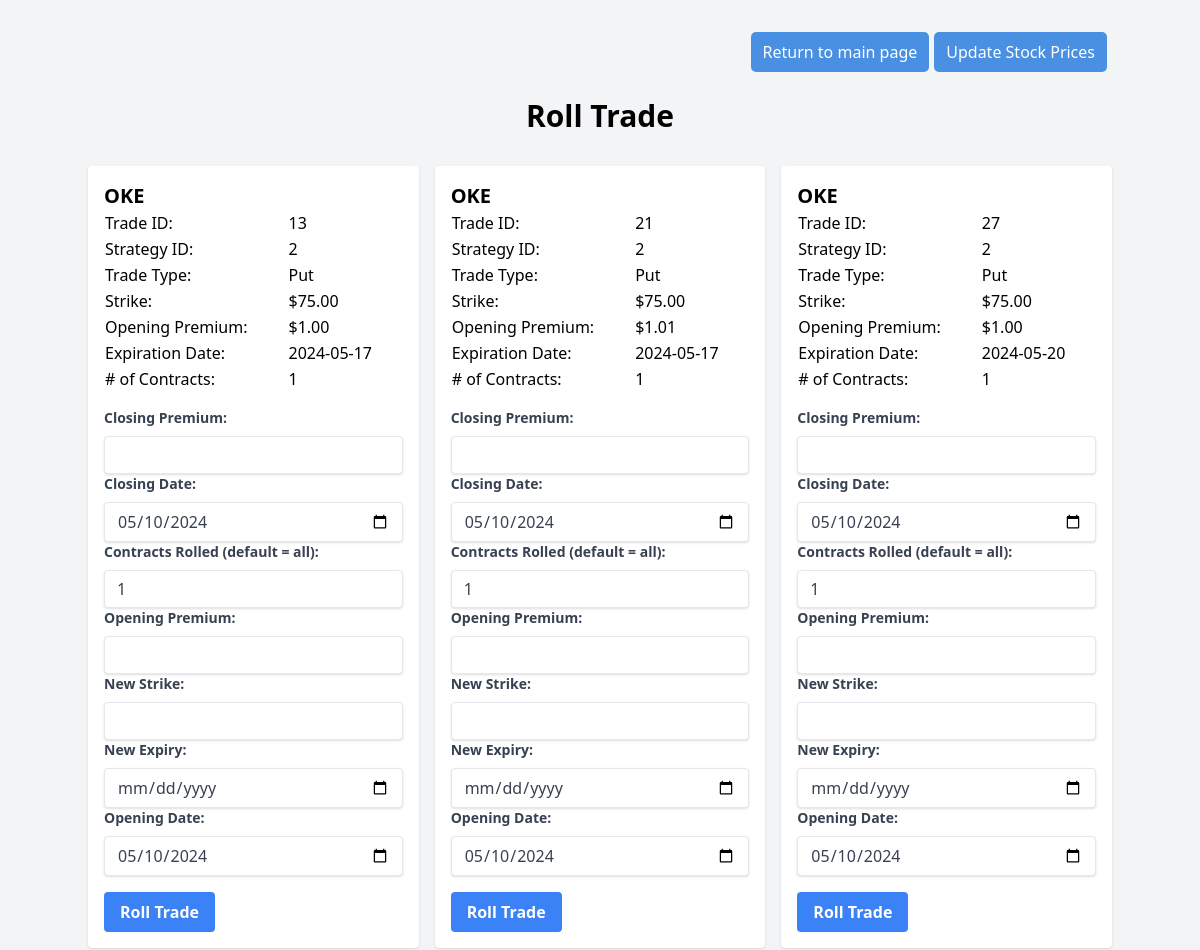
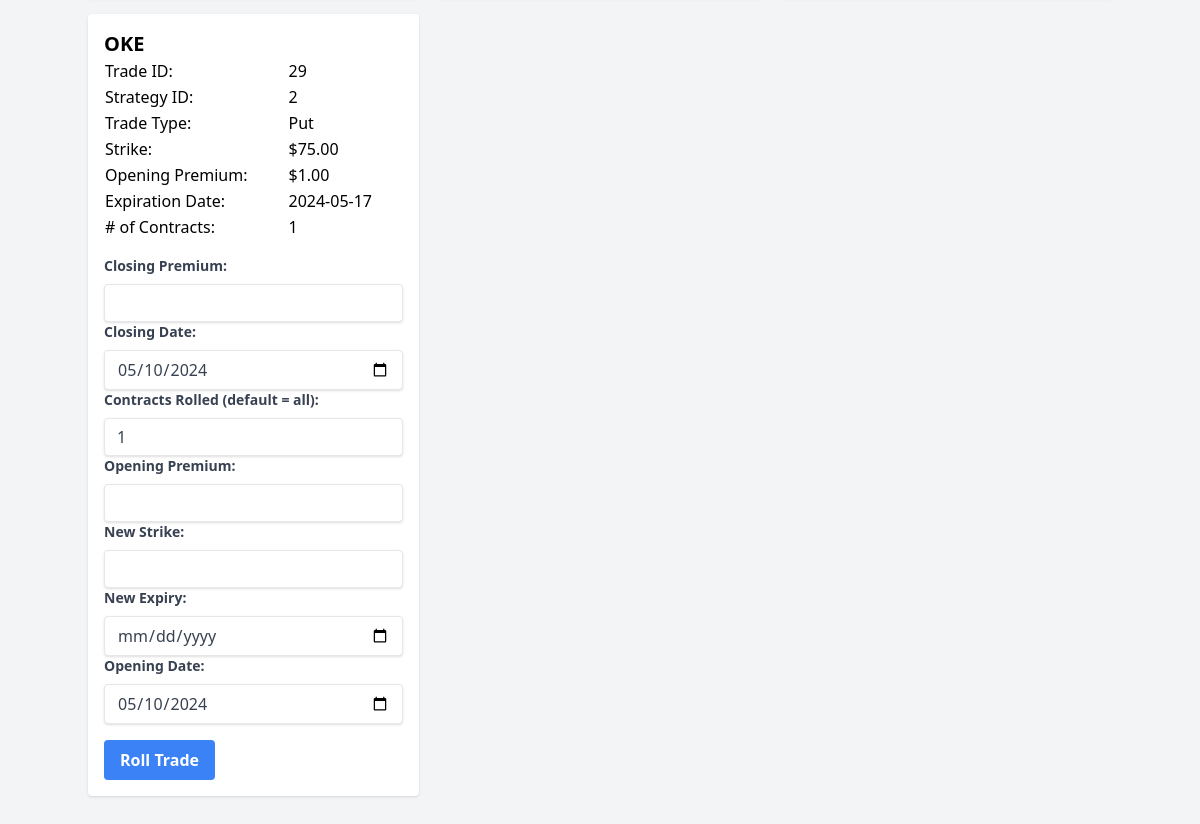
Page /roll_trade/?strategy_id=2 on the earlier database version (2 pictures, top to bottom).
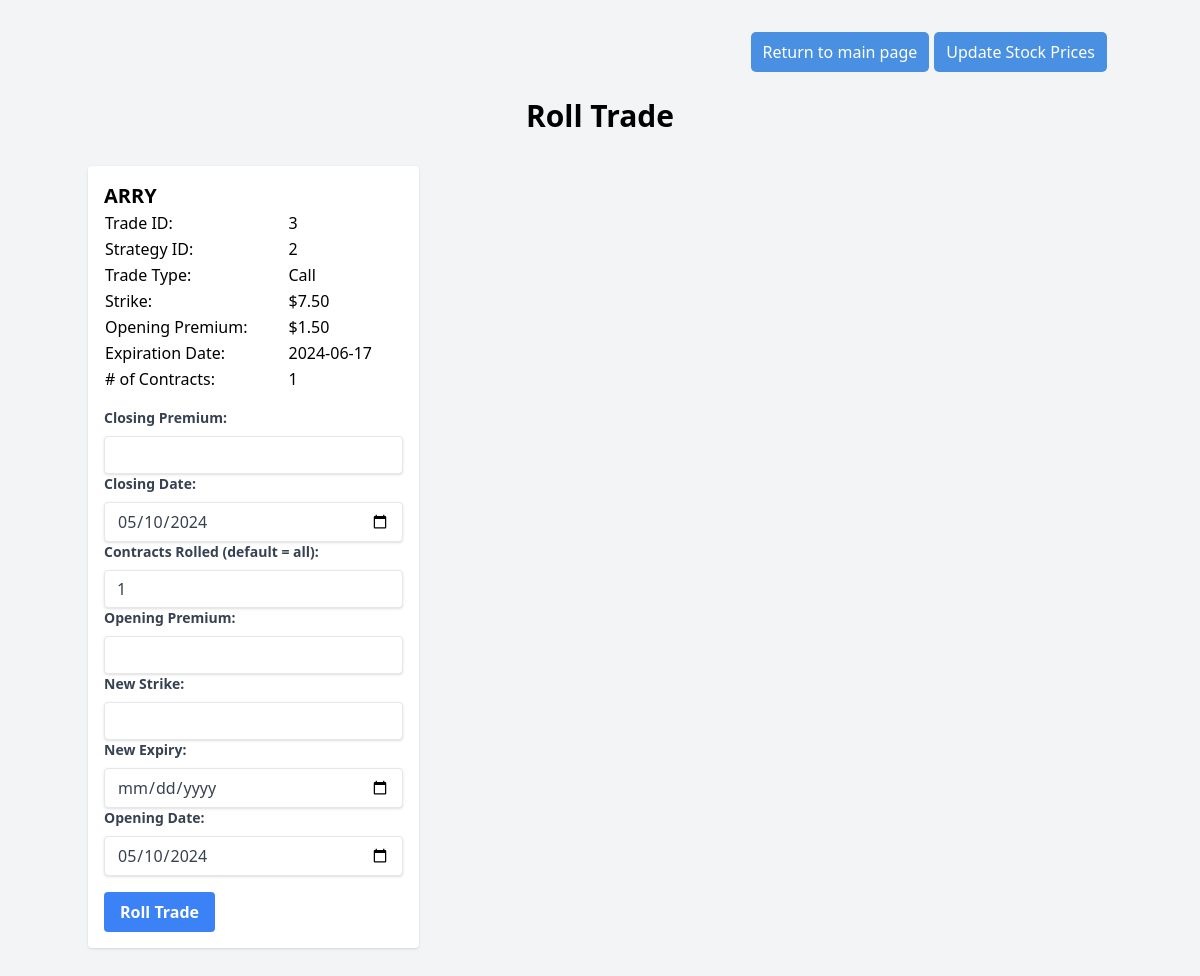
Same page on the later database version.
### sql_app/models.py (models this page shows, shortened)
class Strategy(Base):
    __tablename__ = "strategies"
    id = Column(Integer, primary_key=True, index=True)
    underlying = Column(String)
    average_cost_basis = Column(Float)
    adjusted_cost_basis = Column(Float)
    initial_trade_date = Column(Date)
    total_premium_received = Column(Float)
    premium_per_share = Column(Float)
    status = Column(String)
    closing_date = Column(Date)
    trades = relationship("Trade", back_populates="strategy")
    prices = relationship("Prices", backref="strategy")

class Trade(Base):
    __tablename__ = "trades"
    id = Column(Integer, primary_key=True)
    strategy_id = Column(ForeignKey('strategies.id'))
    trade_type = Column(String)
    call_purchase_price = Column(Float)
    strike = Column(Float)
    expiry = Column(Date)
    opening_premium = Column(Float)
    closing_premium = Column(Float)
    num_contracts = Column(Integer)
    total_premium_received = Column(Float)
    trade_date = Column(Date)
    closing_date = Column(Date)
    assigned_price = Column(Float)
    assigned = Column(Boolean) # When updating a trade and this is true, increment times assigned in strategies
    status = Column(String)
    comments = Column(String)
    strategy = relationship("Strategy", back_populates="trades")

### main.py (the view)
@app.get("/roll_trade/")
async def roll_trade_form(request: Request, strategy_id: int, db: Session = Depends(get_db)):
    strategy = db.query(models.Strategy).filter(models.Strategy.id == strategy_id).first()
    trades = db.query(models.Trade).filter(models.Trade.strategy_id == strategy_id).filter(models.Trade.status == "Open")
    if strategy is None:
        raise HTTPException(status_code=404, detail="Strategy not found")
    if trades is None:
        raise HTTPException(status_code=404, detail="Trade not found")
    return templates.TemplateResponse("roll_trade.html", {"request" : request, "strategy_id": strategy_id, "strategy" : strategy, "trades" : trades, "current_date" : current_date})

### sql_app/templates/roll_trade.html (shortened to what the changed rows need)
<!DOCTYPE html>
<html lang="en">
<head>
    <script src="https://cdn.tailwindcss.com"></script>
    <link rel="stylesheet" href="/static/styles.css">
</head>
<body class="bg-gray-100">
    <div class="container mx-auto py-8">
        <h1 class="text-3xl font-semibold text-center mb-8">Roll Trade</h1>
        <div class="grid grid-cols-1 md:grid-cols-2 lg:grid-cols-3 gap-4">
            {% for trade in trades %}
            <div class="bg-white rounded shadow p-4">
                <h2 class="text-xl font-semibold">{{ strategy.underlying }}</h2>
                <form action="/roll_trade" method="post">
                <table class="table-auto mb-4">
                    <tbody>
                        <tr>
                            <td class="table-label">Trade ID:</td>
                            <td>{{ trade.id }}</td>
                        </tr>
                        <tr>
                            <td class="table-label">Strategy ID:</td>
                            <td>{{ trade.strategy_id }}</td>
                        </tr>
                        <tr>
                            <td class="table-label">Trade Type:</td>
                            <td>{{ trade.trade_type }}</td>
                        </tr>
                        <tr>
                            <td class="table-label">Strike:</td>
                            <td>{{ "$%.2f"|format(trade.strike) }}</td>
                        </tr>
                        <tr>
                            <td class="table-label">Opening Premium:</td>
                            <td>{{ "$%.2f"|format(trade.opening_premium) }}</td>
                        </tr>
                        <tr>
                            <td class="table-label">Expiration Date:</td>
                            <td>{{ trade.expiry }}</td>
                        </tr>
                        <tr>
                            <td class="table-label"># of Contracts:</td>
                            <td>{{ trade.num_contracts }}</td>
                        </tr>
                    </tbody>
                </table>
                <label class="block text-gray-700 text-sm font-bold mb-2" for="closing_premium">Closing Premium:</label>
                <input class="shadow appearance-none border rounded w-full py-2 px-3 text-gray-700 leading-tight focus:outline-none focus:shadow-outline" id="closing_premium" name="closing_premium" type="number" step="0.01">
                <label class="block text-gray-700 text-sm font-bold mb-2" for="closing_date">Closing Date:</label>
                <input class="shadow appearance-none border rounded w-full py-2 px-3 text-gray-700 leading-tight focus:outline-none focus:shadow-outline" id="closing_date" name="closing_date" type="date" value="{{ current_date }}">
                <label class="block text-gray-700 text-sm font-bold mb-2" for="rolled_contracts">Contracts Rolled (default = all):</label>
                <input class="shadow appearance-none border rounded w-full py-2 px-3 text-gray-700 leading-tight focus:outline-none focus:shadow-outline" id="rolled_contracts" name="rolled_contracts" type="number" value="{{ trade.num_contracts }}">
                <label class="block text-gray-700 text-sm font-bold mb-2" for="opening_premium">Opening Premium:</label>
                <input class="shadow appearance-none border rounded w-full py-2 px-3 text-gray-700 leading-tight focus:outline-none focus:shadow-outline" id="opening_premium" name="opening_premium" type="number" step="0.01">
                <label class="block text-gray-700 text-sm font-bold mb-2" for="new_strike">New Strike:</label>
                <input class="shadow appearance-none border rounded w-full py-2 px-3 text-gray-700 leading-tight focus:outline-none focus:shadow-outline" id="new_strike" name="new_strike" type="number" step="0.01">
                <label class="block text-gray-700 text-sm font-bold mb-2" for="new_expiry">New Expiry:</label>
                <input class="shadow appearance-none border rounded w-full py-2 px-3 text-gray-700 leading-tight focus:outline-none focus:shadow-outline" id="new_expiry" name="new_expiry" type="date">
                <label class="block text-gray-700 text-sm font-bold mb-2" for="opening_date">Opening Date:</label>
                <input class="shadow appearance-none border rounded w-full py-2 px-3 text-gray-700 leading-tight focus:outline-none focus:shadow-outline" id="opening_date" name="opening_date" type="date" value="{{ current_date }}">
                <div class="flex items-center justify-between mt-4">
                    <button class="bg-blue-500 hover:bg-blue-700 text-white font-bold py-2 px-4 rounded focus:outline-none focus:shadow-outline" type="submit">
                        Roll Trade
                    </button>
                </form>
                </div>
            </div>
            {% endfor %}
    </div>
</body>
</html>

Differences in the rows shown:
removed Trade: {{ strategy.underlying }} "OKE", id "13", strategy_id "2", trade_type "Put", strike "$75.00", opening_premium "$1.00", expiry "2024-05-17", num_contracts "1", closing_date "05/10/2024", rolled_contracts "1", opening_date "05/10/2024"
removed Trade: {{ strategy.underlying }} "OKE", id "21", strategy_id "2", trade_type "Put", strike "$75.00", opening_premium "$1.01", expiry "2024-05-17", num_contracts "1", closing_date "05/10/2024", rolled_contracts "1", opening_date "05/10/2024"
removed Trade: {{ strategy.underlying }} "OKE", id "27", strategy_id "2", trade_type "Put", strike "$75.00", opening_premium "$1.00", expiry "2024-05-20", num_contracts "1", closing_date "05/10/2024", rolled_contracts "1", opening_date "05/10/2024"
removed Trade: {{ strategy.underlying }} "OKE", id "29", strategy_id "2", trade_type "Put", strike "$75.00", opening_premium "$1.00", expiry "2024-05-17", num_contracts "1", closing_date "05/10/2024", rolled_contracts "1", opening_date "05/10/2024"
now on this page (row edited): Trade: {{ strategy.underlying }} "ARRY", id "3", strategy_id "2", trade_type "Call", strike "$7.50", opening_premium "$1.50", expiry "2024-06-17", num_contracts "1", closing_date "05/10/2024", rolled_contracts "1", opening_date "05/10/2024"
